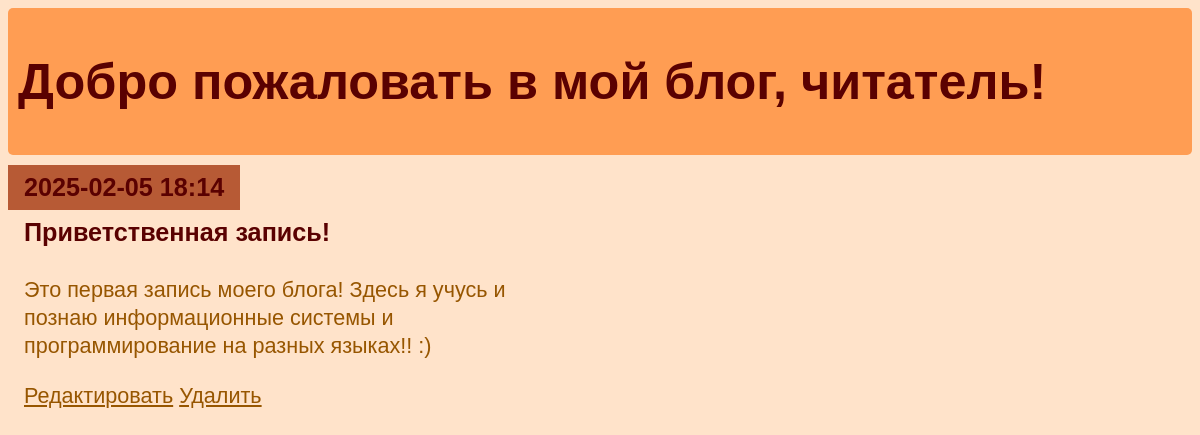
The app's page /entry/1 with its own data.
### entries/models.py (models this page shows, shortened)
class Entry(models.Model):
   title = models.CharField(max_length=200)
   content = models.TextField()
   date_created = models.DateTimeField(default=timezone.now)
   class Meta:
       verbose_name_plural = "Entries"

### entries/views.py (the view)
class EntryDetailView(DetailView):
   model = Entry

### entries/templates/entries/entry_detail.html
{% extends "entries/base.html" %}
{% block content %}
   <article>
       <h2>{{ entry.date_created|date:'Y-m-d H:i' }}</h2>
        <div class="block">
            <h3>{{ entry.title }}</h3>
            <p>{{ entry.content }}</p>
        </div>
   </article>
   <p>
        <a href="{% url 'entry-update' entry.id %}">Редактировать</a>
        <a href="{% url 'entry-delete' entry.id %}">Удалить</a>
    </p>
{% endblock %}

### entries/static/css/diary_blog.css (style rules this page uses)
* { display: flexbox; box-sizing: border-box; }
body { background-color: #ffe3ca; color: rgb(90, 1, 1); font-family: sans-serif; font-size: 18px; }
a { color: inherit; }
h2, h3 { font-size: 1.4em; margin: 0; display: inline-block; padding: 0.5rem 1rem; vertical-align: top; }
h2 { background-color: rgb(183, 90, 53); }
.block { width: 100%; }
article { margin-bottom: 0.5rem; }
p { font-size: 1.2em; padding-left: 1rem; line-height: 1.3em; max-width: 36rem; color: rgb(151, 86, 0); }

### records on screen
Entry: date_created "2025-02-05 18:14", title "Приветственная запись!", content "Это первая запись моего блога! Здесь я учусь и познаю информационные системы и программирование на разных языках!! :)"
